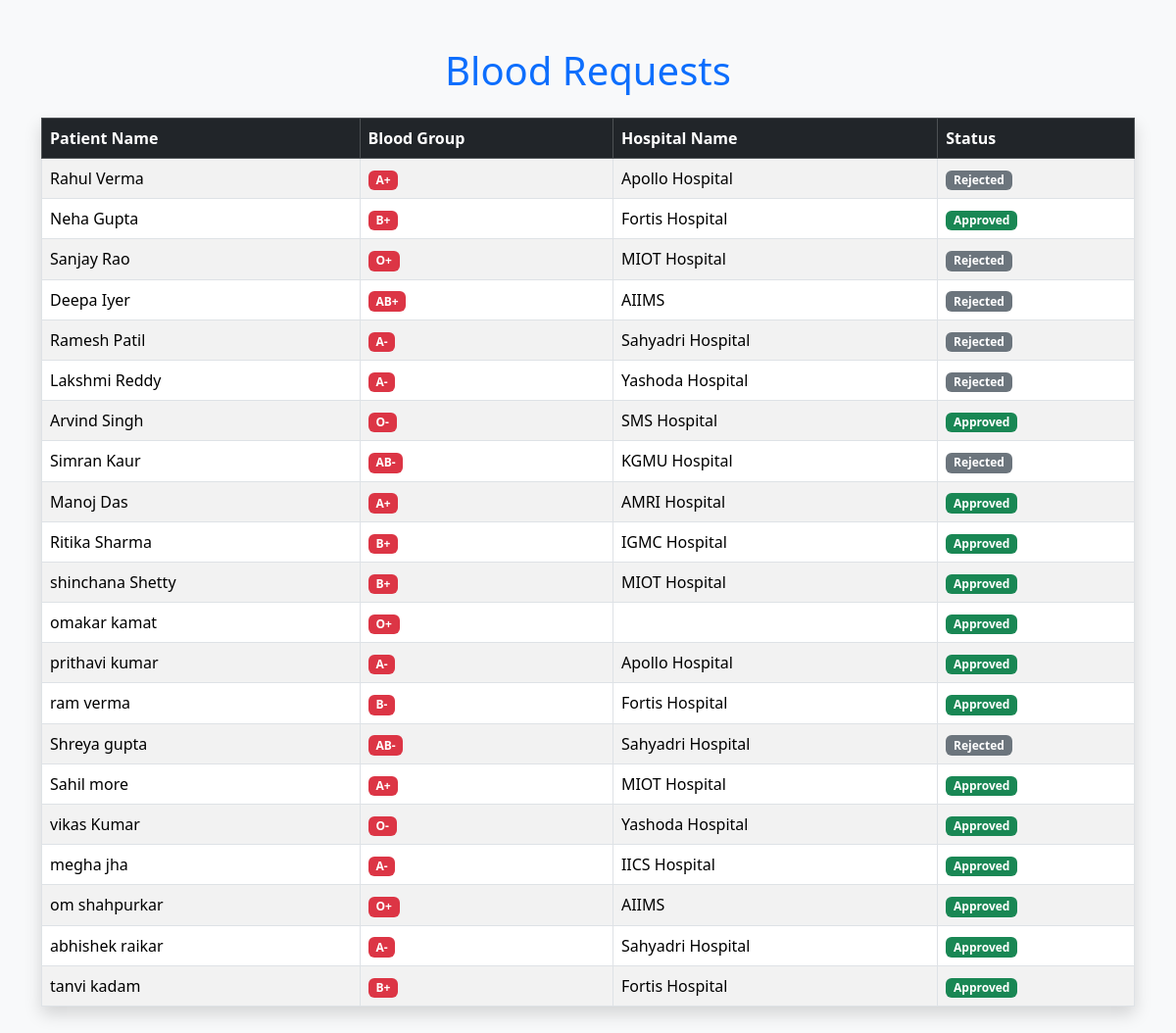
The app's page /requests/, older data.
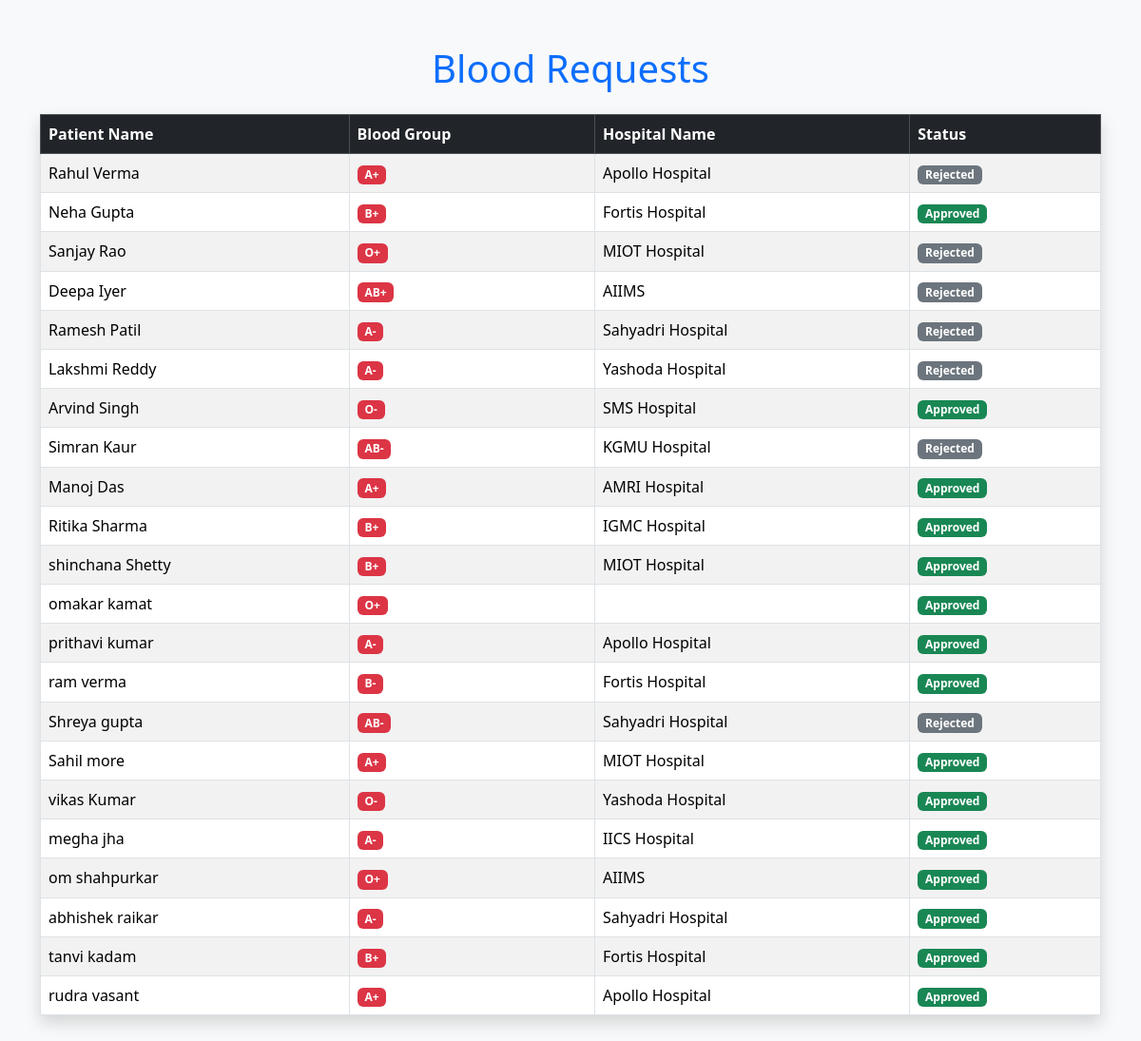
The same page, newer data.
### app/models.py (models this page shows, shortened)
class Request(models.Model):
    patient_name = models.CharField(max_length=100)
    blood_group = models.CharField(max_length=5)
    hospital_name = models.CharField(max_length=100)
    contact = models.CharField(max_length=15)
    email = models.EmailField()
    status=models.CharField(max_length=20,default="Pending")

### app/views.py (the view)
# urls.py: path("requests/", views.request_list, name="request_list"),
def request_list(request):
    requests = Request.objects.all()
    return render(request, "request_list.html", {"requests": requests})

### templates/request_list.html (shortened to what this page needs)
<!DOCTYPE html>
<html lang="en">
<head>
    <link href="https://cdn.jsdelivr.net/npm/bootstrap@5.3.3/dist/css/bootstrap.min.css" rel="stylesheet">
</head>
<body class="bg-light">
<div class="container my-5">
    <h1 class="text-center mb-4 text-primary">Blood Requests</h1>
    {% if requests %}
        <table class="table table-striped table-bordered table-hover shadow">
            <thead class="table-dark">
                <tr>
                    <th>Patient Name</th>
                    <th>Blood Group</th>
                    <th>Hospital Name</th>
                    <th>Status</th>
                </tr>
            </thead>
            <tbody>
                {% for req in requests %}
                    <tr>
                        <td>{{ req.patient_name }}</td>
                        <td><span class="badge bg-danger">{{ req.blood_group }}</span></td>
                        <td>{{ req.hospital_name }}</td>
                        <td>
                            {% if req.status == "Approved" %}
                                <span class="badge bg-success">Approved</span>
                            {% else %}
                                <span class="badge bg-secondary">Rejected</span>
                            {% endif %}
                        </td>
                    </tr>
                {% endfor %}
            </tbody>
        </table>
    {% else %}
        <div class="alert alert-warning text-center shadow">
            No blood requests available at the moment.
        </div>
    {% endif %}
</div>
</body>
</html>

Row changes from the older to the newer data that the page shows:
added Request: patient_name "rudra vasant", blood_group "A+", hospital_name "Apollo Hospital", status "Approved"
